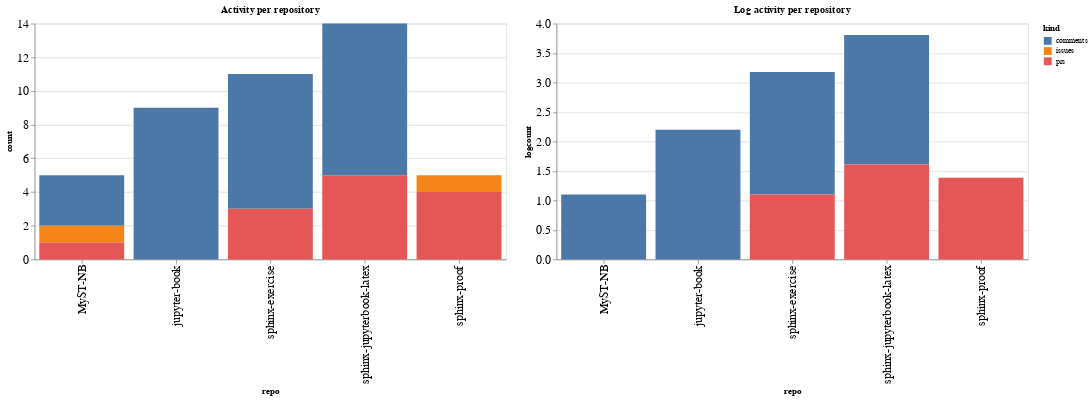

Notebook source saved alongside this figure:
### Code cell
ch1 = alt.Chart(repo_summaries, width=600, title="Activity per repository").mark_bar().encode(
    x='repo',
    y='count',
    color='kind',
    tooltip="kind"
)

ch2 = alt.Chart(repo_summaries, width=600, title="Log activity per repository").mark_bar().encode(
    x='repo',
    y='logcount',
    color='kind',
    tooltip="kind"
)

ch1 | ch2

### Figure 1 — Vega-Lite specification as saved in the notebook (floating-point values rounded to 4 significant figures)
{"config": {"axisLeft": {"labelFontSize": 15}, "axisBottom": {"labelFontSize": 15}}, "hconcat": [{"mark": "bar", "encoding": {"color": {"type": "nominal", "field": "kind"}, "tooltip": {"type": "nominal", "field": "kind"}, "x": {"type": "nominal", "field": "repo"}, "y": {"type": "quantitative", "field": "count"}}, "title": "Activity per repository", "width": 600}, {"mark": "bar", "encoding": {"color": {"type": "nominal", "field": "kind"}, "tooltip": {"type": "nominal", "field": "kind"}, "x": {"type": "nominal", "field": "repo"}, "y": {"type": "quantitative", "field": "logcount"}}, "title": "Log activity per repository", "width": 600}], "data": {"name": "data-1d53bbc073c92e1c2262f6f4062b2197"}, "$schema": "https://vega.github.io/schema/vega-lite/v4.8.1.json", "datasets": {"data-1d53bbc073c92e1c2262f6f4062b2197": [{"repo": "MyST-NB", "kind": "comments", "count": 3, "logcount": 1.099}, {"repo": "MyST-NB", "kind": "issues", "count": 1, "logcount": 0.0}, {"repo": "MyST-NB", "kind": "prs", "count": 1, "logcount": 0.0}, {"repo": "jupyter-book", "kind": "comments", "count": 9, "logcount": 2.197}, {"repo": "sphinx-exercise", "kind": "comments", "count": 8, "logcount": 2.079}, {"repo": "sphinx-exercise", "kind": "prs", "count": 3, "logcount": 1.099}, {"repo": "sphinx-jupyterbook-latex", "kind": "comments", "count": 9, "logcount": 2.197}, {"repo": "sphinx-jupyterbook-latex", "kind": "prs", "count": 5, "logcount": 1.609}, {"repo": "sphinx-proof", "kind": "issues", "count": 1, "logcount": 0.0}, {"repo": "sphinx-proof", "kind": "prs", "count": 4, "logcount": 1.386}]}}
